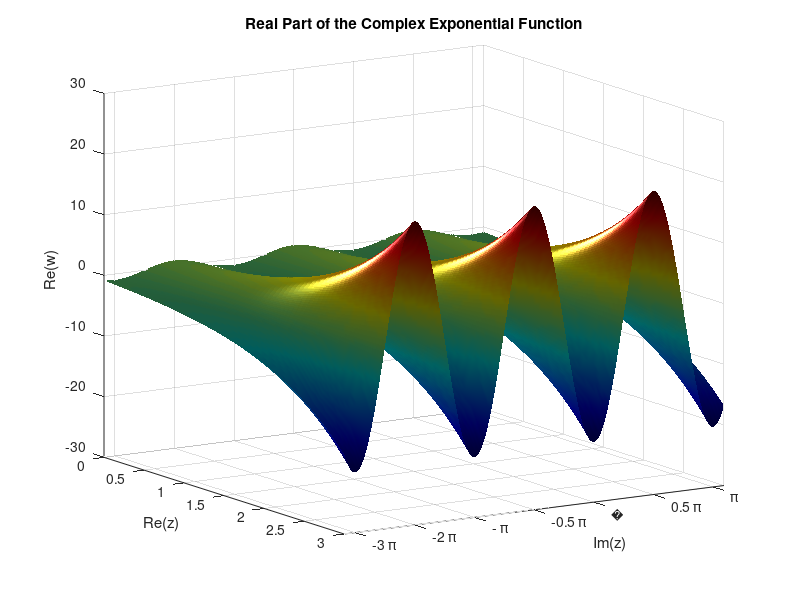
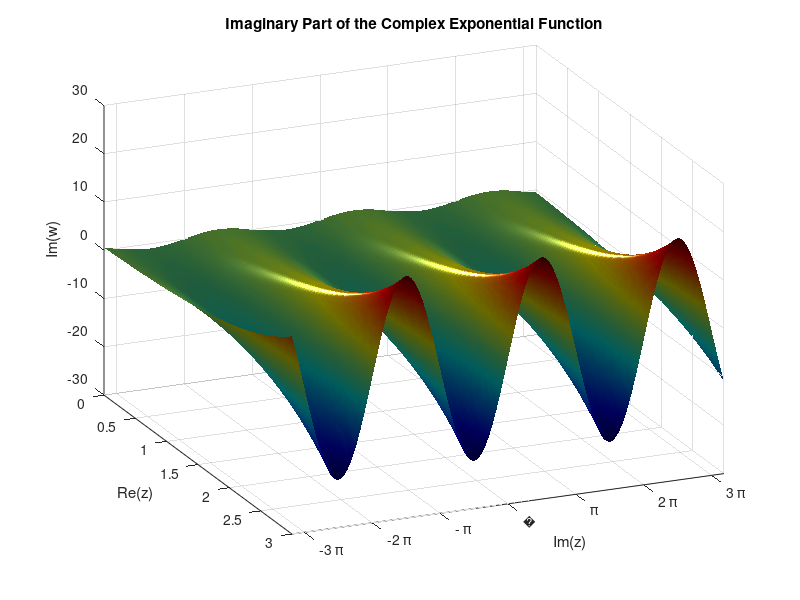
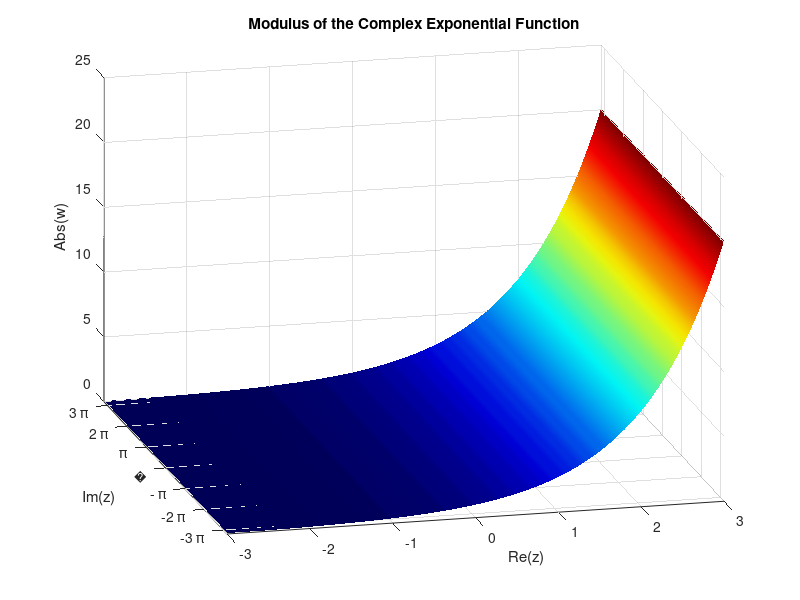
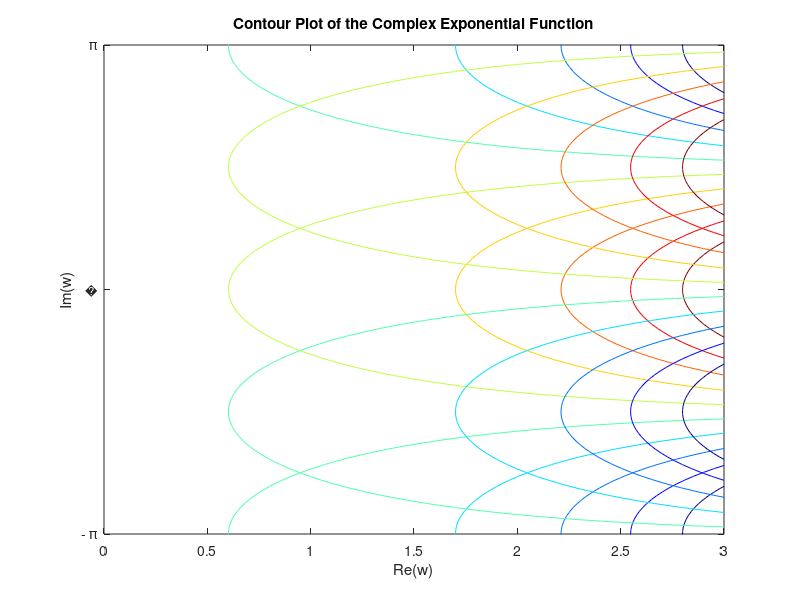

Write MATLAB code to recreate these figures, in order.
%% Problem 1: Complex Exponential Function
% technical implementation is decribed in the paper
% by Konstantin Smirnov

function [plot1,plot2,plot3,plot4,plot5, plot6]=cexp


[xx,yy]=meshgrid([-3:0.05:-eps,eps:0.05:3],[-10:0.05:-eps,eps:0.05:10]);

z = xx +i.*yy;
w = exp(z);



plot1=figure;
surf(xx,yy,real(w));
xlabel('Re(z)');
ylabel('Im(z)');
zlabel('Re(w)');
xlim([0 3]);
axis1=gca;
    set(axis1, 'YTick', -4*pi:pi:4*pi,...
      'YTickLabel',{ '-4 \pi' ;'-3 \pi' ; '-2 \pi' ;  '- \pi'; '-0.5 \pi';  0; '0.5 \pi';  ' \pi';   '2 \pi';  '3 \pi';   '4 \pi'});
view(axis1,[57.7 14]);
material metal;
shading interp;
colormap(jet);
lightangle(90,120);
lightangle(-90,60);
lightangle(-180,-60);
axis;
title('Real Part of the Complex Exponential Function');
% saveas(gcf,'plot1.jpeg');


plot2=figure;
surf(xx,yy,imag(w));
xlabel('Re(z)');
ylabel('Im(z)');
zlabel('Im(w)');
xlim([0 3]);
axis1=gca;
    set(axis1, 'YTick', -4*pi:pi:4*pi,...
      'YTickLabel',{ '-4 \pi' ;'-3 \pi' ; '-2 \pi' ;  '- \pi';  0;  ' \pi';   '2 \pi';  '3 \pi';   '4 \pi'});
view(axis1,[66.5 27.6]);
material metal;
shading interp;
colormap(jet);
lightangle(90,120);
lightangle(-90,60);
lightangle(-180,-60);
axis;
title('Imaginary Part of the Complex Exponential Function');
% saveas(gcf,'plot2.jpeg');


plot3=figure;
surf(xx,yy,abs(w));
xlabel('Re(z)');
ylabel('Im(z)');
zlabel('Abs(w)');
xlim([-3 3]);
axis1=gca;
view(axis1,[-13.9 22.8]);
    set(axis1, 'YTick', -4*pi:pi:4*pi,...
      'YTickLabel',{ '-4 \pi' ;'-3 \pi' ; '-2 \pi' ;  '- \pi';  0;  ' \pi';   '2 \pi';  '3 \pi';   '4 \pi'});
material metal;
shading interp;
colormap(jet);
lightangle(90,120);
lightangle(-90,60);
lightangle(-180,-60);
axis;
title('Modulus of the Complex Exponential Function');
% saveas(gcf,'plot3.jpeg');

plot4=figure;
contour(xx,yy,real(w));
hold on;
contour(xx,yy,imag(w));
hold off;
xlabel('Re(w)');
ylabel('Im(w)');
xlim([0 3]);
ylim([-pi pi]);
axis1=gca;
    set(axis1, 'YTick', -4*pi:pi:4*pi,...
      'YTickLabel',{ '-4 \pi' ;'-3 \pi' ; '-2 \pi' ;  '- \pi';  0;  ' \pi';   '2 \pi';  '3 \pi';   '4 \pi'});
material metal;
shading interp;
colormap(jet);
lightangle(90,120);
lightangle(-90,60);
lightangle(-180,-60);
axis;
colormap(jet);
title('Contour Plot of the Complex Exponential Function');
% saveas(gcf,'plot4.jpeg');

plot5=figure;
surfc(xx,yy,real(w));
xlabel('Re(z)');
ylabel('Im(z)');
zlabel('Re(w)');
xlim([0 3]);
ylim([-pi pi]);
axis1=gca;
view(axis1,[56.5 18.8]);
    set(axis1, 'YTick', -4*pi:pi:4*pi,...
      'YTickLabel',{ '-4 \pi' ;'-3 \pi' ; '-2 \pi' ;  '- \pi';  0;  ' \pi';   '2 \pi';  '3 \pi';   '4 \pi'});
material metal;
shading interp;
colormap(jet);
lightangle(90,120);
lightangle(-90,60);
lightangle(-180,-60);
axis;
colorbar;
% saveas(gcf,'plot5.jpeg');
title('Surface Plot with Contours of the Real Part of Complex Exponential Function');

plot6=figure;
surfc(xx,yy,imag(w));
xlabel('Re(z)');
ylabel('Im(z)');
zlabel('Im(w)');
xlim([0 3]);
ylim([-pi pi]);
axis1=gca;
view(axis1,[60.9 26]);
    set(axis1, 'YTick', -4*pi:pi:4*pi,...
      'YTickLabel',{ '-4 \pi' ;'-3 \pi' ; '-2 \pi' ;  '- \pi';  0;  ' \pi';   '2 \pi';  '3 \pi';   '4 \pi'});
material metal;
shading interp;
colormap(jet);
lightangle(90,120);
lightangle(-90,60);
lightangle(-180,-60);
axis;
colorbar;
title('Surface Plot with Contours of the Imaginary Part of Complex Exponential Function');
% saveas(gcf,'plot6.jpeg');

